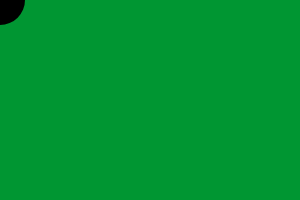
Frame 1 (no input)
Frame 60 (no input): identical to frame 1, image omitted
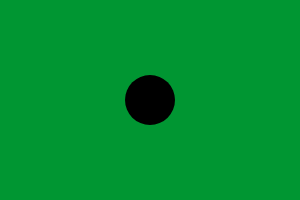
Frame 120 (the mouse pressed at the canvas centre since frame 60)

The p5.js sketch that drew these frames (run headless with seeded random() and noise() and a simulated clock; from frame 60 on, the mouse is pressed at the canvas centre):

// p5.js sketch
// ── sketch.js
function setup() {
  createCanvas(300,200);
}

function draw() {
  background(0,150,50);
  fill(0);
  noStroke();
  ellipse(mouseX,mouseY,50);
}
